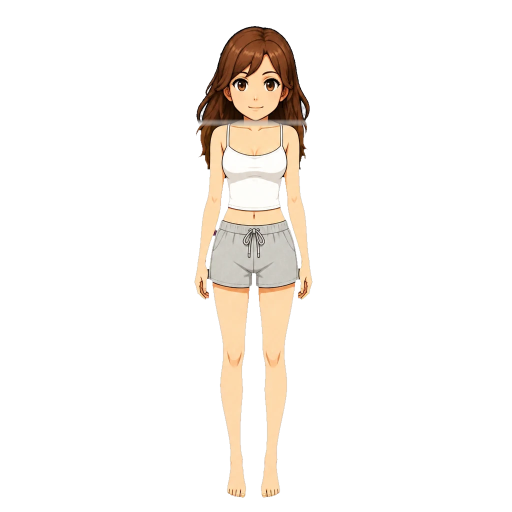
#> input picture app/assets/arte/capas/cuerpos/base_femenino_001.webp, 1024 x 1024 px, found by its file name (shown at 1/2 size); its folder holds only this picture in this run
$ python separar_manos.py
#> lines starting #> are read from the running program, lines starting #| are printed output that depends on the picture; after the words box and inside, x2 and y2 are one past the last pixel; in counts of white or black regions, pixels touching at a corner belong together
"""Separa las manos del cuerpo, para que un arma pueda ocultarlas.

## Por qué

Cada pieza empuñada del catálogo trae su propio puño dibujado: el modelo lo
añadió porque el estilo obligatorio le prohibía tocar las manos existentes y a
la vez se le pedía un arma empuñada, y esa es la única forma de obedecer a las
dos cosas. El resultado en pantalla son **dos manos**: la del arma y la del
cuerpo, asomando por el borde de la primera —diecinueve píxeles en la espada,
cuarenta y siete en el arco—.

Mover la capa no lo arregla: el puño dibujado es más pequeño que la mano del
cuerpo, así que nunca la tapa entera. Y ningún prompt va a conseguir que el
modelo clave un puño exactamente sobre una mano que no ve.

Lo que sí lo arregla es que la mano del cuerpo **se pueda apagar**. El motor ya
sabe hacerlo —`suppresses_layers`, que hoy usa un yelmo cerrado para tapar el
pelo—, pero solo puede apagar capas, y la mano era parte del cuerpo. Este guion
la saca a su propia capa, igual que `separar_piel_y_pelo.py` sacó las otras dos.

## Cómo encuentra la muñeca

Midiendo. El brazo colgado se estrecha hasta unos veintitrés píxeles en la
muñeca y se vuelve a ensanchar hasta casi cuarenta en la mano, así que el mínimo
local entre el codo y los dedos es el sitio del corte. No hay número escrito a
mano: cada figura tiene sus proporciones y se mide la suya.

## La garantía que hace esto seguro

**Cuerpo sin manos más las dos manos devuelve el original, píxel a píxel.** Y
lo mismo para la capa de piel, que va pegada al cuerpo y también hay que
partir: se dibuja encima para teñirla, así que si conservara las manos las
repintaría enteras sobre la que acabamos de apagar —el arreglo no se vería y
ninguna prueba se enteraría—. Se
comprueba en cada ejecución y el guion falla si deja de cumplirse. Sin arma
equipada el avatar no cambia absolutamente nada, que era el riesgo: un corte mal
puesto se vería como una muñeca partida en el noventa por ciento de las
pantallas, porque la mayoría de los aprendices no llevan arma.

Uso:

    python scripts/separar_manos.py                    # las seis figuras
    python scripts/separar_manos.py base_masculino_002 # una sola
"""

from __future__ import annotations

import pathlib
import sys

import numpy as np
from PIL import Image
from scipy import ndimage

#: Los cuerpos que ya viajan en el paquete, y donde se dejan las manos.
CUERPOS = pathlib.Path("app/assets/arte/capas/cuerpos")

#: Un píxel cuenta como figura a partir de esta opacidad.
OPACO = 40

#: Dónde buscar la muñeca, desde el borde superior del lienzo.
#:
#: Por arriba el antebrazo todavía se estrecha desde el codo y por abajo ya
#: empiezan las piernas, que son mucho más anchas y arruinarían el mínimo.
BUSCA_MUNECA = range(440, 560)

#: Hasta dónde llega una mano por debajo de la muñeca.
#:
#: Generoso a propósito: lo que sobre se descarta solo, porque solo se toma piel
#: y los dedos acaban antes. Quedarse corto, en cambio, parte la mano.
LARGO_MANO = 110

#: Un trozo de fila más ancho que esto ya no es una mano: es una pierna.
ANCHO_MAXIMO = 60


def _piel(a: np.ndarray) -> np.ndarray:
    """Los píxeles de piel. El pantalón es gris y queda fuera por el azul."""
    r = a[:, :, 0].astype(int)
    g = a[:, :, 1].astype(int)
    b = a[:, :, 2].astype(int)
    return (a[:, :, 3] > OPACO) & (r > 150) & (r > b + 35) & (g > b + 10) & (g < r)


def _trozos(fila: np.ndarray) -> list[np.ndarray]:
    """Los tramos contiguos de una fila de píxeles encendidos."""
    if not len(fila):
        return []
    return np.split(fila, np.where(np.diff(fila) > 1)[0] + 1)


def muneca(es_piel: np.ndarray, lado: str) -> int:
    """La altura donde el brazo de ese lado es más estrecho.

    `lado` es desde quien mira, igual que en `vestir.py`: «diestra» es el brazo
    que aparece a la derecha de la imagen.
    """
    ancho: dict[int, int] = {}
    for y in BUSCA_MUNECA:
        trozos = [t for t in _trozos(np.where(es_piel[y])[0]) if len(t) <= ANCHO_MAXIMO]
        if not trozos:
            continue
        brazo = trozos[-1] if lado == "diestra" else trozos[0]
        ancho[y] = len(brazo)
    if not ancho:
        raise ValueError(f"no encuentro el brazo {lado}")

    # El ancla es la PUNTA DE LOS DEDOS, que es el único accidente fiable en las
    # seis figuras: es donde el brazo se acaba y debajo ya no hay nada suyo.
    #
    # Se probaron dos anclas peores. «El punto más estrecho» caía entre los
    # dedos en dos figuras y partía la mano por la mitad. «Lo más ancho del
    # antebrazo» se iba al codo en otras dos, porque cerca del codo el brazo es
    # más ancho que la mano.
    #
    # Desde la punta se sube: la muñeca es el sitio más estrecho del tramo que
    # va de una mano de alto a un tercio de mano por encima de los dedos.
    dedos = max(ancho)
    tramo = [y for y in ancho if dedos - LARGO_MANO <= y <= dedos - LARGO_MANO // 3]
    if not tramo:
        raise ValueError(f"el brazo {lado} es más corto que una mano")
    return min(tramo, key=lambda y: (ancho[y], -y))


def mano_de(a: np.ndarray, es_piel: np.ndarray, lado: str) -> np.ndarray:
    """La máscara de una mano: de la muñeca a la punta de los dedos.

    Se corta la piel por la muñeca y se toma la **componente conexa** que queda
    colgando de ese lado. Fila a fila no vale: ir cogiendo «el trozo más a la
    derecha» se desvía en cuanto la mano deja de ser lo más externo —en la
    figura femenina 003 saltaba al muslo y se llevaba un trozo de pierna, y en
    la masculina 003 perdía el hilo y dejaba la mano casi entera sin marcar.
    Una componente conexa no se desvía: o toca la mano o no la toca.
    """
    corte = muneca(es_piel, lado)
    debajo = es_piel.copy()
    debajo[:corte, :] = False
    debajo[corte + LARGO_MANO :, :] = False

    etiquetas, cuantas = ndimage.label(debajo)
    if not cuantas:
        raise ValueError(f"no hay nada bajo la muñeca {lado}")

    # De las piezas que cuelgan bajo el corte, la mano es la del lado que toca y
    # la más pequeña de las candidatas: las piernas son mucho mayores.
    trozos_fila = [t for t in _trozos(np.where(es_piel[corte])[0]) if len(t) <= ANCHO_MAXIMO]
    if not trozos_fila:
        raise ValueError(f"la muñeca {lado} no tiene brazo")
    brazo = trozos_fila[-1] if lado == "diestra" else trozos_fila[0]
    etiqueta = etiquetas[corte, int(brazo.mean())]
    if etiqueta == 0:
        raise ValueError(f"la muñeca {lado} cae en el vacío")
    semilla = etiquetas == etiqueta

    # Cualquier tinta, no solo la opaca. Con el umbral de `OPACO` se quedaban
    # atrás los píxeles del contorno a medio pintar —alfa por debajo de 40—, y
    # como no se los llevaba la mano se quedaban en el cuerpo: al apagar la mano
    # aparecía un **fantasma** con su forma, tenue pero visible sobre el fondo
    # oscuro. Se vio componiendo la pila fuera de la aplicación; ninguna prueba
    # lo habría contado, porque los píxeles estaban donde tenían que estar.
    hay = a[:, :, 3] > 0

    # El contorno de tinta de los dedos no es piel, y sin él la mano se lleva el
    # relleno y deja el dibujo: por eso hay que crecer más allá de la piel.
    #
    # Pero crecer y luego quitar «todo lo que no es piel» quitaba también ese
    # contorno, que es justo lo que se quería conservar. La distinción buena no
    # es piel contra no-piel: es **dentro contra fuera de la mano**. Se toma el
    # rectángulo que ocupa la mano, con un margen corto, y dentro de él vale
    # todo lo que haya; fuera, nada.
    ys, xs = np.where(semilla)
    if not len(xs):
        raise ValueError(f"la mano {lado} salió vacía")
    margen = 6
    dentro = np.zeros_like(hay)
    dentro[
        max(0, ys.min() - margen) : ys.max() + margen + 1,
        max(0, xs.min() - margen) : xs.max() + margen + 1,
    ] = True

    crecida = ndimage.binary_dilation(semilla, np.ones((3, 3)), iterations=4)
    return crecida & hay & dentro


#: Las capas que viajan pegadas al cuerpo y hay que partir con él.
#:
#: La piel es la misma silueta con los brillos llevados al blanco, y se dibuja
#: **encima** del cuerpo para teñirla del tono que eligió el aprendiz. Así que
#: incluye las manos, y si no se parte también, repinta entera la mano que
#: acabamos de apagar: el arreglo no se vería en pantalla y las pruebas
#: seguirían verdes, porque comprueban qué se dibuja y no qué se ve.
#:
#: El pelo no hace falta: se midió y toca cero píxeles de las manos.
PEGADAS = ("piel",)


def _partir(a: np.ndarray, manos: dict[str, np.ndarray], base: str) -> None:
    """Escribe `base_sin_manos` y las dos manos de una imagen ya alineada.

    Falla sin escribir nada si recomponer las tres piezas no devuelve el
    original píxel a píxel: sin arma equipada se vería el corte, y la mayoría de
    los aprendices no lleva arma.
    """
    sin = a.copy()
    sin[:, :, 3] = np.where(manos["diestra"] | manos["zurda"], 0, a[:, :, 3])

    recompuesto = Image.fromarray(sin).copy()
    piezas: list[tuple[str, Image.Image]] = []
    for lado, mascara in manos.items():
        capa = a.copy()
        capa[:, :, 3] = np.where(mascara, a[:, :, 3], 0)
        recompuesto.alpha_composite(Image.fromarray(capa))
        piezas.append(("hand_right" if lado == "diestra" else "hand_left", Image.fromarray(capa)))

    perdida = int(np.abs(np.array(recompuesto).astype(int) - a.astype(int)).max())
    if perdida:
        raise SystemExit(
            f"{base}: recomponer no devuelve el original (diferencia {perdida}). "
            "Sin arma equipada se vería el corte, así que no se escribe nada."
        )

    for nombre, imagen in piezas:
        imagen.save(CUERPOS / f"{base}_{nombre}.webp", "WEBP", quality=90, method=6)
    Image.fromarray(sin).save(CUERPOS / f"{base}_sin_manos.webp", "WEBP", quality=90, method=6)


def separar(figura: str) -> dict[str, int]:
    """Escribe las dos manos y el cuerpo sin ellas. Devuelve cuántos píxeles."""
    a = np.array(Image.open(CUERPOS / f"{figura}.webp").convert("RGBA"))
    es_piel = _piel(a)

    manos = {lado: mano_de(a, es_piel, lado) for lado in ("diestra", "zurda")}
    # Disjuntas, y no es cosmético. En la figura femenina 001 los dos brazos
    # caen lo bastante juntos como para que las máscaras compartan píxeles, y un
    # píxel semitransparente compuesto dos veces no queda como estaba: 150 sobre
    # 150 da 211. La comprobación de `_partir` lo cazó con una diferencia de 63.
    manos["zurda"] &= ~manos["diestra"]

    _partir(a, manos, figura)
    # Las mismas máscaras sobre las capas pegadas: son la misma silueta en el
    # mismo encuadre, así que el recorte del cuerpo vale tal cual.
    for capa in PEGADAS:
        ruta = CUERPOS / f"{figura}_{capa}.webp"
        if not ruta.exists():
            raise SystemExit(f"falta {ruta}, que el cuerpo necesita para teñirse")
        _partir(np.array(Image.open(ruta).convert("RGBA")), manos, f"{figura}_{capa}")

    return {"diestra": int(manos["diestra"].sum()), "zurda": int(manos["zurda"].sum())}


def main(argv: list[str] | None = None) -> int:
    if not CUERPOS.is_dir():
        print(f"No encuentro {CUERPOS}. Ejecuta desde la raíz del repositorio.")
        return 1

    figuras = argv or sorted(
        f.stem
        for f in CUERPOS.glob("base_*.webp")
        if not any(s in f.stem for s in ("_piel", "_pelo", "_hand_", "_sin_manos"))
    )
    for figura in figuras:
        cuentas = separar(figura)
#> in separar, a is the input picture: shape (1024, 1024, 4); mean R, G, B, A 26.9, 23.1, 19.2, 31.1
#> in _piel, `r = a[:, :, 0].astype(int)`: r: shape (1024, 1024) int64; 256 distinct labels, from 0 to 255
#> in _piel, `g = a[:, :, 1].astype(int)`: g: shape (1024, 1024) int64; 256 distinct labels, from 0 to 255
#> in _piel, `b = a[:, :, 2].astype(int)`:
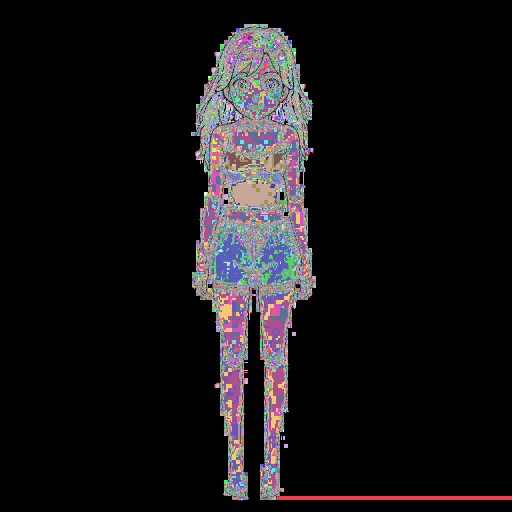
#> b: shape (1024, 1024) int64 (shown at 1/2 size); 256 distinct labels, from 0 to 255; one colour per label, 0 black
#> in _piel, `return (a[:, :, 3] > OPACO) & (r > 150) & (r > b + 35) & (g > b + 10) ..`:
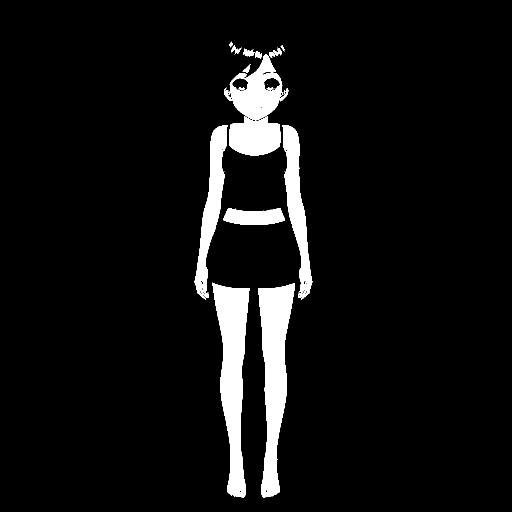
#> returned value: shape (1024, 1024) bool (shown at 1/2 size); 6.6% white; 36 white regions (17 under 20 px), largest, box (x1, y1, x2, y2) and area: (425, 565, 499, 996) 17001, (517, 566, 590, 995) 16950, (389, 250, 455, 599) 8463
#> after the loop in muneca, `for y in BUSCA_MUNECA:`: ancho = 120 items
#> in muneca, `dedos = max(ancho)`: dedos = 559
#> in muneca, `tramo = [y for y in ancho if dedos - LARGO_MANO <= y <= dedos - LARGO_..`: tramo = 75 values from 449 to 523
#> in mano_de, `corte = muneca(es_piel, lado)`: corte = 520
#> in mano_de, `debajo[corte + LARGO_MANO :, :] = False`: debajo: shape (1024, 1024) bool; 0.99% white; 6 white regions (2 under 20 px), largest, box (x1, y1, x2, y2) and area: (425, 565, 499, 630) 3750, (517, 566, 590, 630) 3748, (389, 520, 418, 599) 1430, (596, 520, 625, 599) 1419
#> in mano_de, `etiquetas, cuantas = ndimage.label(debajo)`: etiquetas: shape (1024, 1024) int32; 10 distinct labels, from 0 to 9
#> in mano_de, `etiquetas, cuantas = ndimage.label(debajo)`: cuantas = 9
#> in mano_de, `trozos_fila = [t for t in _trozos(np.where(es_piel[corte])[0]) if len(..`: trozos_fila = [[396, 397, 398, 399, 400, 401, 402, 403, 404, 405, 406, 407, 408, 409, 410, 411], [603, 604, 605, 606, 607, 608, 609, 610, 611, 612, 613, 614, 615, 616, 617]]
#> in mano_de, `brazo = trozos_fila[-1] if lado == "diestra" else trozos_fila[0]`: brazo = [603, 604, 605, 606, 607, 608, 609, 610, 611, 612, 613, 614, 615, 616, 617]
#> in mano_de, `etiqueta = etiquetas[corte, int(brazo.mean())]`: etiqueta = 2
#> in mano_de, `semilla = etiquetas == etiqueta`: semilla: shape (1024, 1024) bool; 0.12% white; 1 white region, box (x1, y1, x2, y2) and area: (599, 520, 625, 599) 1258
#> in mano_de, `hay = a[:, :, 3] > 0`:
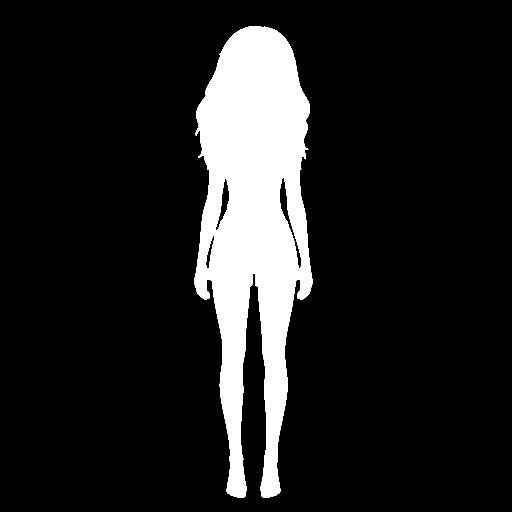
#> hay: shape (1024, 1024) bool (shown at 1/2 size); 12.8% white; 1 white region, box (x1, y1, x2, y2) and area: (388, 52, 626, 996) 134046
#> in mano_de, `ys, xs = np.where(semilla)`: ys = 1258 values from 520 to 598; xs = 1258 values, max 624 at index 864, min 599 at index 321, mean 610.6
#> in mano_de, `crecida = ndimage.binary_dilation(semilla, np.ones((3, 3)), iterations..`: crecida: shape (1024, 1024) bool; 0.23% white; 1 white region, box (x1, y1, x2, y2) and area: (595, 516, 629, 603) 2373
#> in mano_de, `return crecida & hay & dentro`: returned value: shape (1024, 1024) bool; 0.18% white; 1 white region, box (x1, y1, x2, y2) and area: (595, 516, 626, 600) 1848
#> call 2 of mano_de, with lado = 'zurda'
#> in mano_de (call 2), `corte = muneca(es_piel, lado)`: corte = 523
#> in mano_de (call 2), `debajo[corte + LARGO_MANO :, :] = False`: debajo: shape (1024, 1024) bool; 1% white; 6 white regions (2 under 20 px), largest, box (x1, y1, x2, y2) and area: (425, 565, 499, 633) 3927, (517, 566, 590, 633) 3924, (389, 523, 418, 599) 1382, (596, 523, 625, 599) 1372
#> in mano_de (call 2), `etiquetas, cuantas = ndimage.label(debajo)`: etiquetas: shape (1024, 1024) int32; 10 distinct labels, from 0 to 9
#> in mano_de (call 2), `trozos_fila = [t for t in _trozos(np.where(es_piel[corte])[0]) if len(..`: trozos_fila = [[396, 397, 398, 399, 400, 401, 402, 403, 404, 405, 406, 407, 408, 409, 410], [603, 604, 605, 606, 607, 608, 609, 610, 611, 612, 613, 614, 615, 616, 617, 618]]
#> in mano_de (call 2), `brazo = trozos_fila[-1] if lado == "diestra" else trozos_fila[0]`: brazo = [396, 397, 398, 399, 400, 401, 402, 403, 404, 405, 406, 407, 408, 409, 410]
#> in mano_de (call 2), `etiqueta = etiquetas[corte, int(brazo.mean())]`: etiqueta = 1
#> in mano_de (call 2), `semilla = etiquetas == etiqueta`: semilla: shape (1024, 1024) bool; 0.12% white; 1 white region, box (x1, y1, x2, y2) and area: (389, 523, 416, 599) 1226
#> in mano_de (call 2), `ys, xs = np.where(semilla)`: ys = 1226 values from 523 to 598; xs = 1226 values, max 415 at index 361, min 389 at index 782, mean 402.5
#> in mano_de (call 2), `crecida = ndimage.binary_dilation(semilla, np.ones((3, 3)), iterations..`:
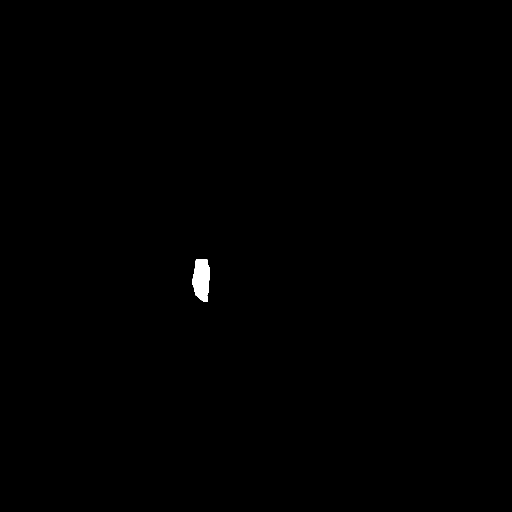
#> crecida: shape (1024, 1024) bool (shown at 1/2 size); 0.22% white; 1 white region, box (x1, y1, x2, y2) and area: (385, 519, 420, 603) 2324
#> in mano_de (call 2), `return crecida & hay & dentro`: returned value: shape (1024, 1024) bool; 0.17% white; 1 white region, box (x1, y1, x2, y2) and area: (388, 519, 420, 600) 1811
#> in separar, `manos = {lado: mano_de(a, es_piel, lado) for lado in ("diestra", "zurd..`: manos = 2 items
#> in _partir, `sin[:, :, 3] = np.where(manos["diestra"] | manos["zurda"], 0, a[:, :, ..`:
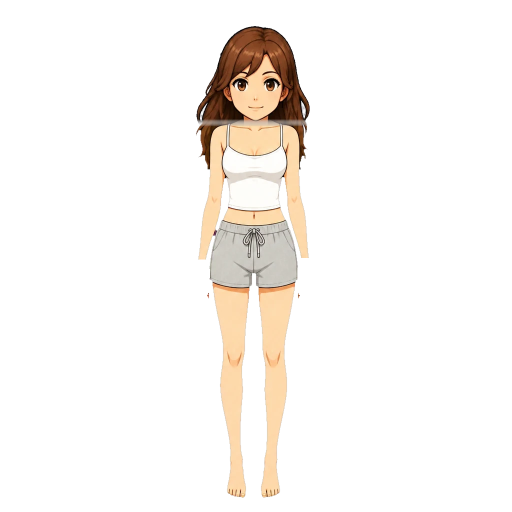
#> sin: shape (1024, 1024, 4) (shown at 1/2 size); 0.35% of pixels changed, all inside (x1, y1, x2, y2) = (388, 516, 626, 600); transparent parts drawn white
#> the loop in _partir, `for lado, mascara in manos.items():` made 2 passes
#> lado on passes 1 to 2: 'diestra', 'zurda'
#> after the loop in _partir, `for lado, mascara in manos.items():`:
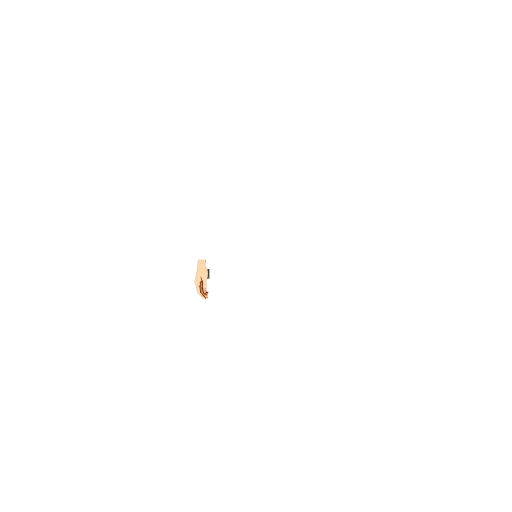
#> capa: shape (1024, 1024, 4) (shown at 1/2 size); mean R, G, B, A 26.9, 23.1, 19.2, 0.4; transparent parts drawn white
#> in _partir, `perdida = int(np.abs(np.array(recompuesto).astype(int) - a.astype(int)..`: perdida = 0
#> the loop in _partir, `for nombre, imagen in piezas:` made 2 passes
#> pass 1, in _partir, `imagen.save(CUERPOS / f"{base}_{nombre}.webp", "WEBP", quality=90, met..`:
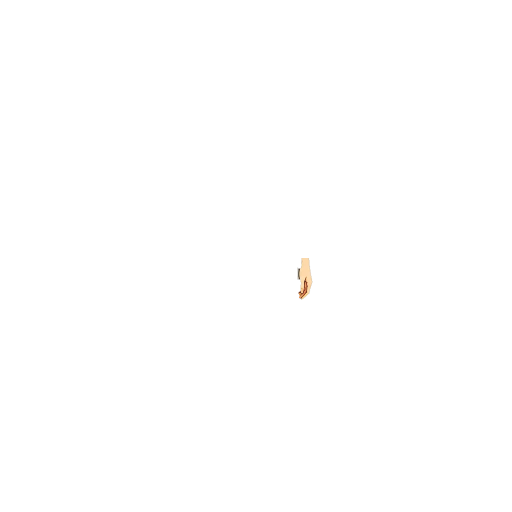
#> saved as base_femenino_001_hand_right.webp: PIL image 1024x1024 RGBA (shown at 1/2 size); mean R, G, B, A 26.9, 23.1, 19.2, 0.4; transparent parts drawn white
        print(
            f"{figura:22} diestra {cuentas['diestra']:>5} px   "
            f"zurda {cuentas['zurda']:>5} px   recompone exacto"
        )
    print(f"\n{len(figuras) * 2} manos y {len(figuras)} cuerpos sin manos.")
    return 0


if __name__ == "__main__":
#> (the run stopped early here; a loop or call above may not have finished)
